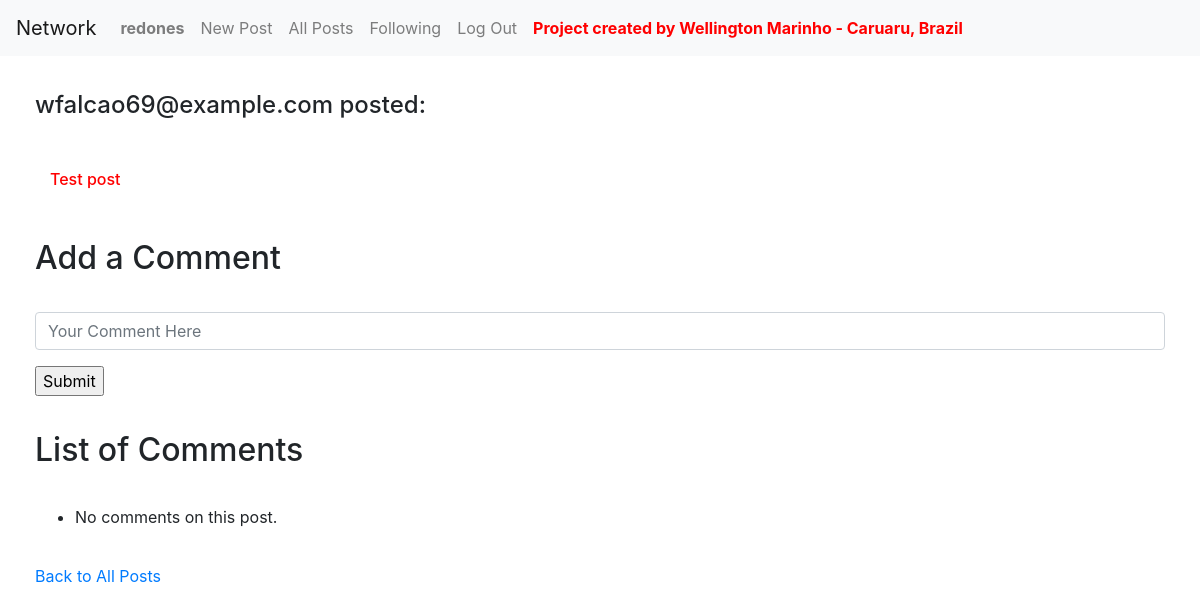
Page /comment/80 (signed in) on the committed database.
### network/models.py (models this page shows, shortened)
class User(AbstractUser):
    pass

class Post(models.Model):
    content = models.CharField(max_length=264)
    time_of_creation = models.DateTimeField(default=timezone.now)
    creator = models.ForeignKey(User, on_delete=models.CASCADE, related_name="posts")
    now = datetime.now()

### network/views.py (the view)
# urls.py: path("comment/<int:post_id>", views.comment, name="comment"),
def comment(request, post_id):
    post = Post.objects.get(id=post_id)
    comments = Comment.objects.all().filter(item_id=post.id)
    return render(request, "network/comment.html", {
        "post": post,
        "comments": comments
    })

### network/templates/network/comment.html (shortened to what this page needs)
{% extends "network/layout.html" %}
{% block body %}
<h4 style="margin:35px;">{{ post.creator }} posted:</h4>
<h6 style="color:red;margin:50px;">{{ post.content }}</h6>
<h2 style="margin:35px;">Add a Comment</h2>
<form action="{% url 'comment_add' post.id %}" method="post"  style="margin:35px;">
    <div class="form-group">
        <input class="form-control" autofocus type="text" name="comment" placeholder="Your Comment Here">
    </div>
    <input type="submit">
</form>
<h2 style="margin:35px;">List of Comments</h2>
<ul style="margin:35px;">
    {% for comment in comments %}
        <li>{{ comment }}</li>
    {% empty %}
        <li>No comments on this post.</li>
    {% endfor %}
</ul>
<a style="margin:35px;" href="{% url 'index' %}">Back to All Posts</a>
{% endblock %}

### network/templates/network/layout.html (shortened to what this page needs)
{% load static %}
<!DOCTYPE html>
<html lang="en">
    <head>
        <link rel="stylesheet" href="https://stackpath.bootstrapcdn.com/bootstrap/4.4.1/css/bootstrap.min.css">
        <link href="{% static 'network/styles.css' %}" rel="stylesheet">
    </head>
    <body>
        <nav class="navbar navbar-expand-lg navbar-light bg-light">
            <a class="navbar-brand" href="#">Network</a>
            <div>
              <ul class="navbar-nav mr-auto">
                {% if user.is_authenticated %}
                    <li class="nav-item">
                        <a class="nav-link" href="#"><strong>{{ user.username }}</strong></a>
                    </li>
                {% endif %}
                <li class="nav-item">
                  <a class="nav-link" href="{% url 'index' %}">New Post</a>
                </li>
                <li class="nav-item">
                  <a class="nav-link" href="{% url 'all_posts' %}">All Posts</a>
                </li>
                {% if user.is_authenticated %}
                    <li class="nav-item">
                        <a class="nav-link" href="{% url 'follower_index' %}">Following</a>
                    </li>
                    <li class="nav-item">
                        <a class="nav-link" href="{% url 'logout' %}">Log Out</a>
                    </li>
                {% endif %}
                <li class="nav-item">
                    <a class="nav-link" href="#"><strong style="color: red;">Project created by Wellington Marinho - Caruaru, Brazil</strong></a>
                </li>
              </ul>
            </div>
          </nav>
        <div class="body">
            {% block body %}
            {% endblock %}
        </div>
    </body>
</html>

### rows in the picture
User: username "redones"
Post: creator "wfalcao69@example.com", content "Test post"
